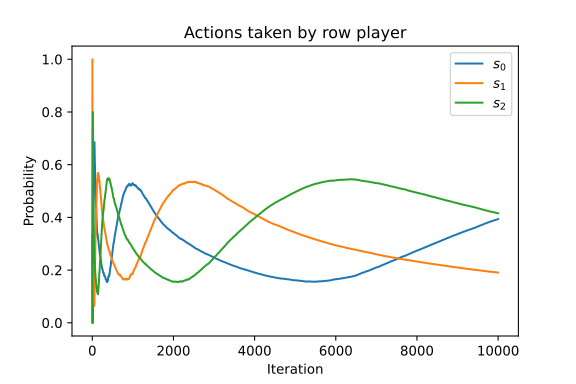

The Python source for this figure:
"""
Code to draw plot for the documentation.

This plots a non-convergent stochastic fictitious play example.

The code should match the reference code in the documentation.
"""

import numpy as np
import nashpy as nash

A = np.array([[0, 1, 0], [0, 0, 1], [1, 0, 0]])
B = np.array([[0, 0, 1], [1, 0, 0], [0, 1, 0]])
game = nash.Game(A, B)
iterations = 10000
np.random.seed(0)
play_counts_and_distribuions = tuple(
    game.stochastic_fictitious_play(iterations=iterations)
)

import matplotlib.pyplot as plt

plt.figure()
probabilities = [
    row_play_counts / np.sum(row_play_counts)
    if np.sum(row_play_counts) != 0
    else row_play_counts + 1 / len(row_play_counts)
    for (row_play_counts, col_play_counts), _ in play_counts_and_distribuions
]
for number, strategy in enumerate(zip(*probabilities)):
    plt.plot(strategy, label=f"$s_{number}$")
plt.xlabel("Iteration")
plt.ylabel("Probability")
plt.title("Actions taken by row player")
plt.legend()
plt.savefig("main.svg", transparent=True)
